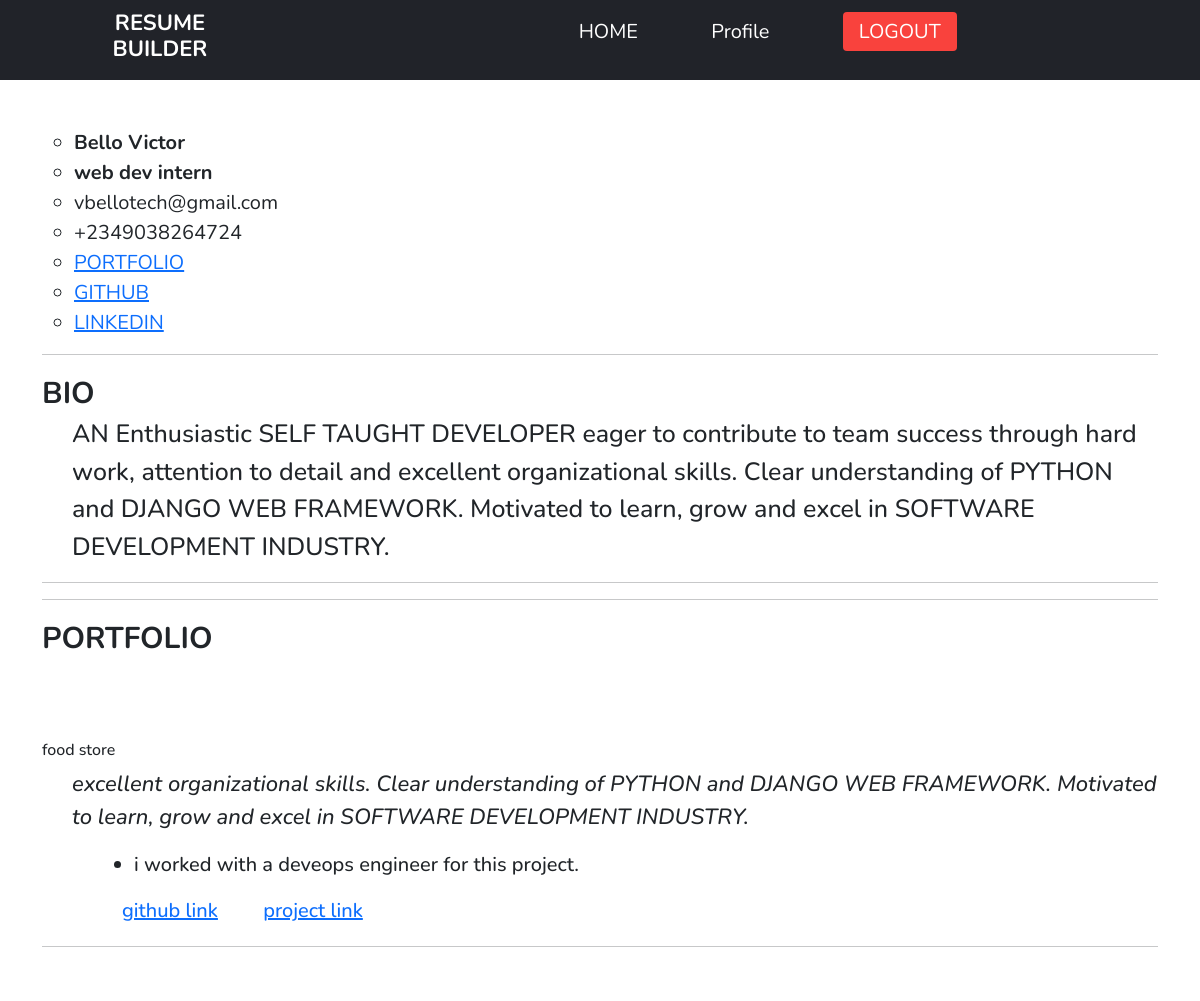
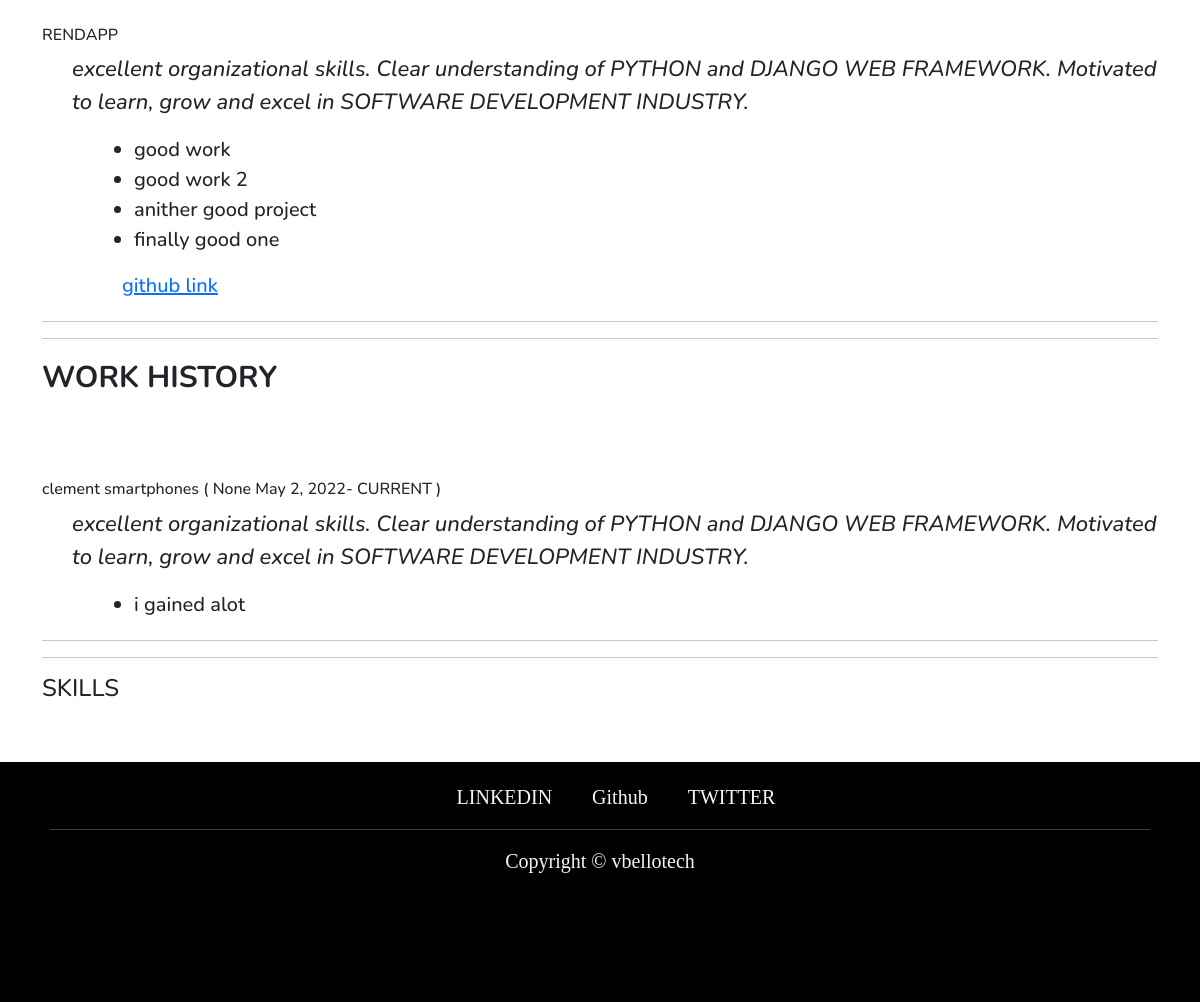
The page /resume/vbelloresume/web dev intern/rqq0e8ib3jo4c41f3ch0/ on the database its author committed (2 pictures, top to bottom).
### resume/models.py (models this page shows, shortened)
class Resume(models.Model):
    user = models.ForeignKey('auth.user', on_delete=models.CASCADE)
    name = models.CharField(max_length=60)
    resume_link = models.URLField(blank=True, null=True)
    skills = models.ManyToManyField("Tech", related_name="techskill", blank=True)
    slug = models.SlugField(default=create_code())

class Userprofile(models.Model):
    user = models.OneToOneField('auth.user', on_delete=models.CASCADE)
    phone = PhoneNumberField(blank=True, null=True)
    bio = models.TextField(blank=True, null=True)
    portfolio = models.URLField(blank=True, null=True)
    github = models.URLField(blank=True, null=True)
    linkedin = models.URLField(blank=True, null=True)
    has_profile = models.BooleanField(default=False, blank=True, null=True)
    created_date = models.DateTimeField(default=timezone.now)

class Project(models.Model):
    user = models.ForeignKey('auth.user', on_delete=models.CASCADE)
    resume = models.ForeignKey('Resume', related_name="resume", null=True, on_delete=models.CASCADE)
    name = models.CharField(max_length=60)
    description = models.CharField(max_length=250, blank=False, null=False)
    github = models.URLField(blank=True, null=True)
    link = models.URLField(blank=True, null=True)
    date_added = models.DateTimeField(default=timezone.now)

class Experience(models.Model):
    project = models.ForeignKey('Project', related_name="project", on_delete=models.CASCADE)
    user = models.ForeignKey('auth.user', related_name="experience_gainer", on_delete=models.CASCADE)
    body = models.CharField(max_length=500, blank=False, null=False)
    date_added = models.DateTimeField(auto_now_add=True)

class Work(models.Model):
    user = models.ForeignKey('auth.user', on_delete=models.CASCADE)
    resume = models.ForeignKey('Resume', related_name="resume_work", null=True, on_delete=models.CASCADE)
    company_name = models.CharField(max_length=300)
    role = models.CharField(max_length=300, blank=True, null=True)
    company_description = models.CharField(max_length=250, blank=False, null=False)
    start_date = models.DateField()
    end_date = models.DateField(blank=True, null=True)

class Responsibility(models.Model):
    work = models.ForeignKey('Work', related_name="work", on_delete=models.CASCADE)
    user = models.ForeignKey('auth.user', related_name="responsibilty_owner", on_delete=models.CASCADE)
    body = models.CharField(max_length=500, blank=False, null=False)
    date_added = models.DateTimeField(auto_now_add=True)

### resume/views.py (the view)
# urls.py: path('resume/<str:user>/<str:name>/<str:slug>/', ResumeView.as_view(), name="resume"),
class ResumeView(View):
    def get(self, request, user, name, slug,  *args, **kwargs):
        resume = Resume.objects.get(slug=slug, name=name)
        mainuser = User.objects.get(username=resume.user.username)
        userprofile = Userprofile.objects.get(user=resume.user)
        project = Project.objects.filter(resume=resume)
        work = Work.objects.filter(resume=resume)
        education = Education.objects.filter(resume=resume)
        context =  {
            'user':mainuser,
            'userp':userprofile,
            'resume':resume,
            'projects':project,
            'works':work,
            'education':education,
        }
        return render (self.request, 'resume/resumeview.html', context)

### templates/resume/resumeview.html (shortened to what this page needs)
{% extends 'base.html' %}
{% load static %}
{% block content %}
<br><br>
<div class="container">
        <div class="developer">
            <ul>
                <li class="dev"><b>{{ user.last_name }} {{ user.first_name }}</b></li>
                <li class="dev"><b>{{ resume.name }}</b></li>
                <li>{{ user.email }} </li>
                <li>{{ userp.phone }}</li>
                <li><a href="{{ userp.portfolio }}">PORTFOLIO</a></li>
                <li><a href="{{ userp.github }}">GITHUB </a></li>
                <li><a href="{{ userp.linkedin }}">LINKEDIN</a></li>
            </ul>
        </div>
<hr>
        <div class="resume">
            <span>BIO</span>
            <p>
                  {{ userp.bio|linebreaksbr	}}
            </p>
        </div>
<hr>
<hr>
    {% if projects %}
        <span class="topic">PORTFOLIO</span>
        {% for project in projects %}
        <div class="portfolio">
           <h1>{{ project.name }}</h1>
           <p>
                <em>{{ project.description|linebreaksbr	}}</em>
            </p>
            <ul>
                {% for item in project.project.all %}
                <li>{{ item.body }}</li>
                {% endfor%}
            </ul>
            <div class="pr_li">
                <a href="{{ project.github }}">github link</a>
                {% if project.link %}
                <a href="{{ project.link }}">project link</a>
                {% endif %}
            </div>
        </div>
        <hr>
        {% endfor %}
    {% endif %}
<hr>
    {% if works %}
        <span class="topic">WORK HISTORY</span>
        {% for work in works %}
        <div class="portfolio">
            {% if work.end_date %}
            <h1>{{ work.company_name }} ( {{ work.role }} {{ work.start_date }}-{{ work.end_date }} )</h1>
            {% else %}
            <h1>{{ work.company_name }} ( {{ work.role }} {{ work.start_date }}- CURRENT )</h1>
            {% endif %}
            <p>
                <em>{{ work.company_description|linebreaksbr	}}</em>
            </p>
            <ul>
                {% for item in work.work.all %}
                <li>{{ item.body }}</li>
                {% endfor%}
            </ul>
        </div>
        <hr>
        {% endfor %}
    {% endif %}
<hr>
        <div class="tech">
             <h4>SKILLS </h4>
        </div>
    </div>
{% endblock content %}

### static/styling/style.css (style rules this page uses)
:root { --darkgray: #212329; --brightred: #f9423d; --white: #fff; --lightred: #f9433dcc; }
* { box-sizing: border-box; margin: 0; padding: 0; font-family: "Nunito", sans-serif; }
h1 { text-align: center; align-items: center; margin-top: 80px; font-size: 1em; }
.developer { font-size: 20px; }
.developer ul li { list-style: circle; }
.resume span { font-size: 30px; font-weight: 700; }
.topic { font-size: 30px; font-weight: 700; }
.resume p { font-size: 25px; font-weight: 500; margin-left: 30px; }
.portfolio { margin: 20px 0; }
.portfolio h1 { text-align: left; }
.portfolio p { text-align: left; font-size: 22px; font-weight: 500; margin-left: 30px; }
.portfolio ul { text-align: left; font-size: 20px; font-weight: 500; margin-left: 60px; }
.portfolio .pr_li { text-align: left; font-size: 20px; font-weight: 500; margin-left: 80px; }
.portfolio .pr_li a { margin-right: 40px; }

### templates/base.html (style rules this page uses)
:root { --darkgray: #212329; --brightred: #f9423d; --white: #fff; --lightred: #f9433dcc; }
* { box-sizing: border-box; margin: 0; padding: 0; font-family: "Nunito", sans-serif; }
h1 { text-align: center; align-items: center; margin-top: 80px; font-size: 1em; }
.developer { font-size: 20px; }
.developer ul li { list-style: circle; }
.resume span { font-size: 30px; font-weight: 700; }
.topic { font-size: 30px; font-weight: 700; }
.resume p { font-size: 25px; font-weight: 500; margin-left: 30px; }
.portfolio { margin: 20px 0; }
.portfolio h1 { text-align: left; }
.portfolio p { text-align: left; font-size: 22px; font-weight: 500; margin-left: 30px; }
.portfolio ul { text-align: left; font-size: 20px; font-weight: 500; margin-left: 60px; }
.portfolio .pr_li { text-align: left; font-size: 20px; font-weight: 500; margin-left: 80px; }
.portfolio .pr_li a { margin-right: 40px; }

### rows shown on the page
Resume: name "web dev intern"
Userprofile: phone "+2349038264724", bio "AN Enthusiastic SELF TAUGHT DEVELOPER eager to contribute to team success through hard work, attention to detail and excellent organizational skills. Clear understanding of PYTHON and DJANGO WEB FRAMEWORK. Motivated to learn, grow and excel in SOFTWARE DEVELOPMENT INDUSTRY."
Project: name "food store", description "excellent organizational skills. Clear understanding of PYTHON and DJANGO WEB FRAMEWORK. Motivated to learn, grow and excel in SOFTWARE DEVELOPMENT INDUSTRY."
Experience: body "i worked with a deveops engineer for this project."
Project: name "RENDAPP", description "excellent organizational skills. Clear understanding of PYTHON and DJANGO WEB FRAMEWORK. Motivated to learn, grow and excel in SOFTWARE DEVELOPMENT INDUSTRY."
Experience: body "good work"
Experience: body "good work 2"
Experience: body "anither good project"
Experience: body "finally good one"
Work: company_name "clement smartphones", role "None", start_date "May 2, 2022", company_description "excellent organizational skills. Clear understanding of PYTHON and DJANGO WEB FRAMEWORK. Motivated to learn, grow and excel in SOFTWARE DEVELOPMENT INDUSTRY."
Responsibility: body "i gained alot"

### other values the page prints
{{ user.last_name }} "Bello"
{{ user.first_name }} "Victor"
{{ user.email }} "vbellotech@gmail.com"
